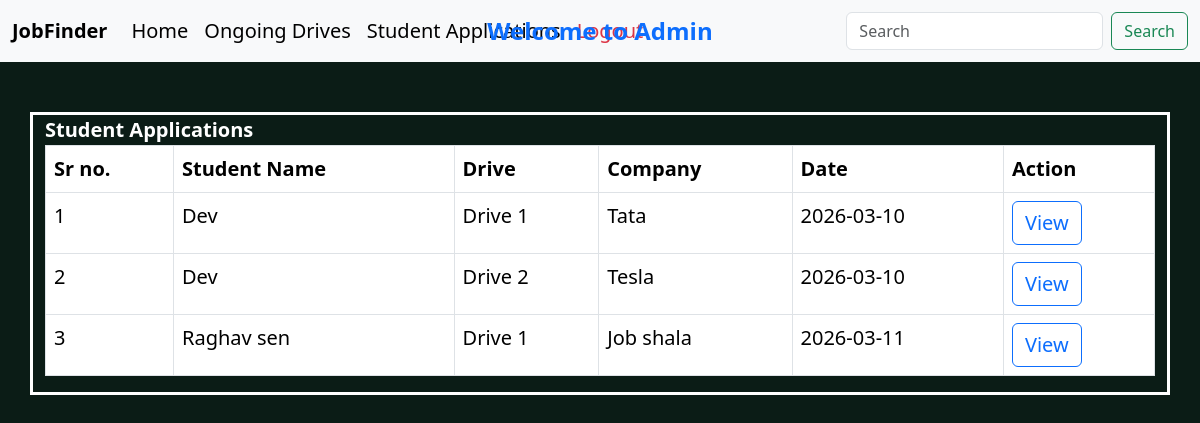
The page /admin/student_applied (signed in) on the database its author committed.
### backend/models.py (models this page shows)
class BaseModel(db.Model):
    __abstract__ = True # Does not create table in db
    id = db.Column(db.Integer, primary_key = True)
    created_at = db.Column(db.DateTime(timezone = True), default = lambda:datetime.now(timezone.utc))
    updated_at = db.Column(db.DateTime(timezone = True), default = lambda:datetime.now(timezone.utc), onupdate = lambda:datetime.now(timezone.utc))

class Application(BaseModel):
    __tablename__ = "application"
    status = db.Column(db.Enum("Applied", "Shortlisted", "Selected", "Rejected", name = "status"), default = 'Applied', nullable = False)
    student_id = db.Column(db.Integer, db.ForeignKey("student_profile.id", ondelete = "CASCADE"), nullable = False)
    drive_id = db.Column(db.Integer, db.ForeignKey("placement_drive.id", ondelete = "CASCADE"), nullable = False)
    __table_args__ = (db.UniqueConstraint("student_id", "drive_id", name = "unique_student_drive"),)

class Student_Profile(BaseModel):
    __tablename__ = "student_profile"
    fullname = db.Column(db.String, nullable = False)
    age= db.Column(db.Integer, nullable = False)
    gender = db.Column(db.String, nullable = False)
    qualification = db.Column(db.String, nullable = False)
    college_name = db.Column(db.String, nullable = False)
    experience = db.Column(db.Integer)
    contact_no = db.Column(db.Integer, nullable = False)
    skill = db.Column(db.String, nullable = False)
    resume = db.Column(db.String)
    is_blacklisted = db.Column(db.Boolean, default = False)
    is_active = db.Column(db.Boolean, default = True)
    user_id = db.Column(db.Integer, db.ForeignKey("user.id", ondelete = "CASCADE"), nullable = False, unique = True)
    applications = db.relationship("Application", backref = "student_profile", cascade = "all, delete", lazy = True)

class Placement_Drive(BaseModel):
    __tablename__ = "placement_drive"
    drive_name = db.Column(db.String, nullable = False)
    job_title = db.Column(db.String, nullable = False)
    job_desc = db.Column(db.String, nullable = False)
    eligibility_criteria = db.Column(db.String, nullable = False)
    salary = db.Column(db.Integer)
    application_deadline = db.Column(db.Date, nullable = False)
    status = db.Column(db.String, default = 'pending')
    drive_status = db.Column(db.String, default = 'not_complete')
    company_id = db.Column(db.Integer, db.ForeignKey("company_profile.id", ondelete = "CASCADE"), nullable = False)
    applications = db.relationship("Application", backref = "placement_drive", cascade = "all, delete", lazy = True)

class Company_Profile(BaseModel):
    __tablename__ = "company_profile"
    company_name = db.Column(db.String, nullable = False)
    Hr_contact = db.Column(db.Integer, nullable = False)
    description = db.Column(db.String, nullable = False)
    company_type = db.Column(db.String, nullable = False)
    company_field = db.Column(db.String, nullable = False)
    website = db.Column(db.String, nullable = False)
    approval_status = db.Column(db.String, default = 'pending')
    is_blacklisted = db.Column(db.Boolean, default = False)
    user_id = db.Column(db.Integer, db.ForeignKey("user.id", ondelete = "CASCADE"), nullable = False, unique =True)
    placement_drives = db.relationship("Placement_Drive", backref = "company_profile", lazy = True, cascade = "all, delete")

### backend/controllers.py (the view)
@app.route("/admin/student_applied")
def student_applied():
    if session.get("role") != "admin":
        return redirect(url_for("index"))
    student_applied = Application.query.join(Student_Profile).filter(Student_Profile.is_blacklisted == False ).all()
    return render_template("Admin/student_applications.html", applications = student_applied)

### templates/Admin/student_applications.html
{% extends "Admin/admin_base.html"%}
{% block content %}
<div class="container fs-5">
    <span><b>Student Applications</b></span>
    {% if applications %}
    <table class="table table-bordered ">
        <thead>
            <tr>
                <th scope="col">Sr no.</th>
                <th scope="col">Student Name</th>
                <th scope="col">Drive</th>
                <th scope="col">Company</th>
                <th scope="col">Date</th>
                <th scope="col">Action</th>
            </tr>
        </thead>
        <tbody>
            {% for a in applications %}
            <tr>
                <td scope='row'>{{loop.index}}</td>
                <td>{{a.student_profile.fullname}}</td>
                <td>{{a.placement_drive.drive_name}}</td>
                <td>{{a.placement_drive.company_profile.company_name}}</td>
                <td>{{a.created_at.date()}}</td>
                <td>
                    <a href="{{url_for("student_details", id = a.id)}}" type="button" class="btn btn-outline-primary fs-5">View</a>
                </td>
            </tr>
            {% endfor %}
        </tbody>
    </table>
    {% else %}
    <p class="text-white">No student applied yet....</p>
    {% endif %}
</div>
{% endblock %}

### templates/Admin/admin_base.html (style rules this page uses)
body { background-color: #0b1c16; }
.container { margin-top: 50px; border: 3px solid white; }
span { color: white; }

### rows shown on the page
Application: student_profile.fullname "Dev", placement_drive.drive_name "Drive 1", placement_drive.company_profile.company_name "Tata", created_at "2026-03-10"
Application: student_profile.fullname "Dev", placement_drive.drive_name "Drive 2", placement_drive.company_profile.company_name "Tesla", created_at "2026-03-10"
Application: student_profile.fullname "Raghav sen", placement_drive.drive_name "Drive 1", placement_drive.company_profile.company_name "Job shala", created_at "2026-03-11"
